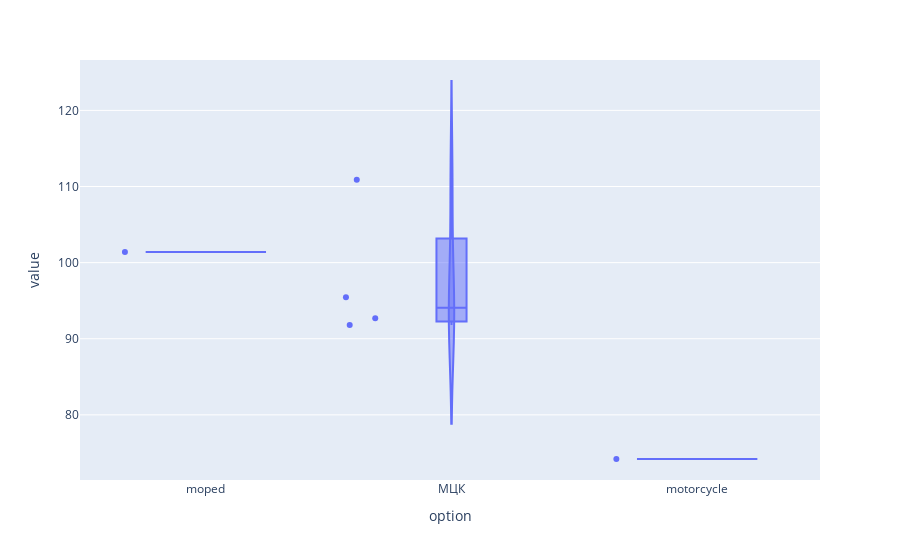

The notebook cell this image was saved under:
### Code cell
fig = px.violin(time_total_commute.history, y="value", x="option", box=True, points="all",
          hover_data=time_total_commute.history.columns)
fig.show()

### Figure 1 — Plotly figure (JSON) as saved in the notebook; plotly's stock layout.template omitted (floating-point values rounded to 4 significant figures)
{"data": [{"alignmentgroup": "True", "box": {"visible": true}, "hovertemplate": "option=%{x}<br>value=%{y}<extra></extra>", "legendgroup": "", "marker": {"color": "#636efa"}, "name": "", "offsetgroup": "", "orientation": "v", "points": "all", "scalegroup": "True", "showlegend": false, "type": "violin", "x": ["moped", "МЦК", "МЦК", "МЦК", "motorcycle", "МЦК"], "x0": " ", "xaxis": "x", "y": [101.4, 110.9, 91.82, 92.7, 74.2, 95.45], "y0": " ", "yaxis": "y"}], "layout": {"legend": {"tracegroupgap": 0}, "margin": {"t": 60}, "violinmode": "group", "xaxis": {"anchor": "y", "domain": [0, 1], "title": {"text": "option"}}, "yaxis": {"anchor": "x", "domain": [0, 1], "title": {"text": "value"}}}}
